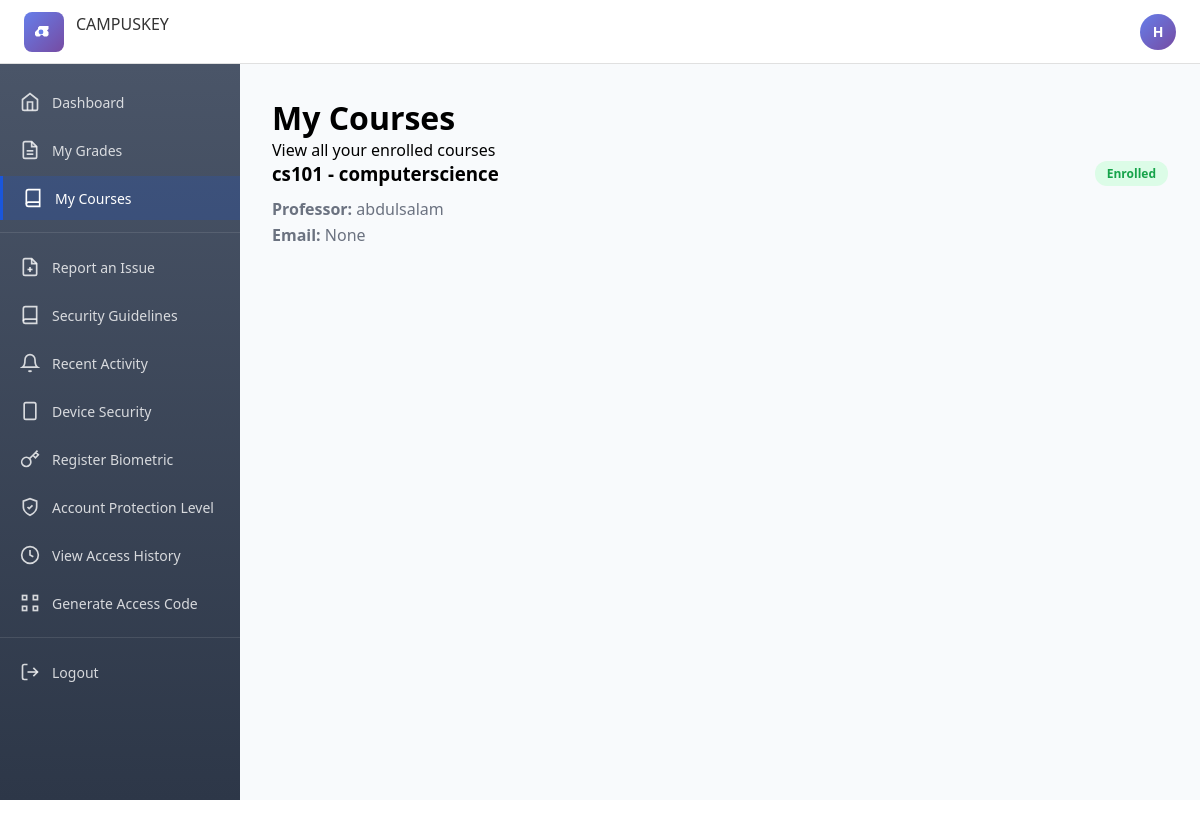
The page /student/courses (signed in) on the database its author committed.
### models.py (models this page shows, shortened)
class User(UserMixin, db.Model):
    id = db.Column(db.Integer, primary_key=True)
    username = db.Column(db.String(80), unique=True, nullable=False)
    email = db.Column(db.String(120), nullable=True)  # Optional - only for legacy/display purposes
    phone_number = db.Column(db.String(20), nullable=True)  # Phone number for SMS OTP
    role = db.Column(db.String(20), nullable=False)  # student, professor, admin
    otp_secret = db.Column(db.String(32), default=pyotp.random_base32)
    created_at = db.Column(db.DateTime, default=datetime.utcnow)

class Course(db.Model):
    id = db.Column(db.Integer, primary_key=True)
    code = db.Column(db.String(20), unique=True, nullable=False)  # e.g., "CS101"
    name = db.Column(db.String(200), nullable=False)
    professor_id = db.Column(db.Integer, db.ForeignKey('user.id'), nullable=False)
    created_at = db.Column(db.DateTime, default=datetime.utcnow)
    professor = db.relationship('User', backref=db.backref('taught_courses', lazy=True))

### app.py (the view)
@app.route('/student/courses')
@login_required
@role_required('student')
def student_courses():
    grades = Grade.query.filter_by(student_id=current_user.id).all()
    courses = [grade.course for grade in grades]
    return render_template('student_courses.html', courses=courses)

### app.py (called while the page is built)
@login_manager.user_loader
def load_user(user_id):
    return User.query.get(int(user_id))

@app.context_processor
def inject_user():
    from flask_login import current_user
    return dict(current_user=current_user)

### auth.py (called while the page is built)
def role_required(*roles):
    def decorator(func):
        from functools import wraps
        @wraps(func)
        def wrapper(*args, **kwargs):
            try:
                if not current_user or not current_user.is_authenticated:
                    abort(403)
                if current_user.role not in roles:
                    abort(403)
                return func(*args, **kwargs)
            except AttributeError:
                abort(403)
        return wrapper
    return decorator

### templates/student_courses.html (shortened to what this page needs)
{% extends "base.html" %}
{% block content %}
<div class="page-container">
    <div class="page-header">
        <h1 class="page-title">My Courses</h1>
        <p class="page-subtitle">View all your enrolled courses</p>
    </div>
    <div class="content-section">
        <div class="section-card">
            {% if courses %}
            <div class="course-list">
                {% for course in courses %}
                <div class="course-item">
                    <div class="course-header">
                        <h3>{{ course.code }} - {{ course.name }}</h3>
                        <span class="course-badge">Enrolled</span>
                    </div>
                    <div class="course-details">
                        <p><strong>Professor:</strong> {{ course.professor.username }}</p>
                        <p><strong>Email:</strong> {{ course.professor.email }}</p>
                    </div>
                </div>
                {% endfor %}
            </div>
            {% else %}
            <p>No courses enrolled yet.</p>
            {% endif %}
        </div>
    </div>
</div>
{% endblock %}

### templates/base.html (shortened to what this page needs)
<!DOCTYPE html>
<html lang="en">
<head>
    <link rel="stylesheet" href="{{ url_for('static', filename='css/style.css') }}">
</head>
<body>
    {% if current_user.is_authenticated and request.endpoint != 'login' %}
    <header class="top-header">
        <div class="header-left">
            <div class="logo-square">
            </div>
            <span class="header-title">CAMPUSKEY</span>
        </div>
        <div class="header-right">
            <div class="user-avatar">
                {{ current_user.username[0].upper() }}
            </div>
        </div>
    </header>
    <div class="app-layout">
        <aside class="sidebar">
            <nav class="sidebar-nav">
                <a href="{% if current_user.role == 'admin' %}{{ url_for('admin_dashboard') }}{% elif current_user.role == 'professor' %}{{ url_for('professor_dashboard') }}{% else %}{{ url_for('student_dashboard') }}{% endif %}" class="nav-item {% if 'dashboard' in request.endpoint %}active{% endif %}">
                    <span>Dashboard</span>
                </a>
                {% if current_user.role == 'admin' and current_user.username == 'admin' %}
                <a href="{{ url_for('admin') }}" class="nav-item {% if request.endpoint == 'admin' %}active{% endif %}">
                    <svg width="20" height="20" viewBox="0 0 24 24" fill="none" stroke="currentColor" stroke-width="2">
                        <path d="M17 21v-2a4 4 0 0 0-4-4H5a4 4 0 0 0-4 4v2"></path>
                        <circle cx="9" cy="7" r="4"></circle>
                        <path d="M23 21v-2a4 4 0 0 0-3-3.87"></path>
                        <path d="M16 3.13a4 4 0 0 1 0 7.75"></path>
                    </svg>
                    <span>Manage Users</span>
                </a>
                <a href="{{ url_for('admin_grades') }}" class="nav-item {% if request.endpoint == 'admin_grades' %}active{% endif %}">
                    <svg width="20" height="20" viewBox="0 0 24 24" fill="none" stroke="currentColor" stroke-width="2">
                        <path d="M14 2H6a2 2 0 0 0-2 2v16a2 2 0 0 0 2 2h12a2 2 0 0 0 2-2V8z"></path>
                        <polyline points="14 2 14 8 20 8"></polyline>
                        <line x1="16" y1="13" x2="8" y2="13"></line>
                        <line x1="16" y1="17" x2="8" y2="17"></line>
                    </svg>
                    <span>Grades</span>
                </a>
                <a href="{{ url_for('login_logs') }}" class="nav-item {% if request.endpoint == 'login_logs' %}active{% endif %}">
                    <svg width="20" height="20" viewBox="0 0 24 24" fill="none" stroke="currentColor" stroke-width="2">
                        <circle cx="12" cy="12" r="10"></circle>
                        <polyline points="12 6 12 12 16 14"></polyline>
                    </svg>
                    <span>Login Logs</span>
                </a>
                {% elif current_user.role == 'student' %}
                <a href="{{ url_for('student_grades') }}" class="nav-item {% if request.endpoint == 'student_grades' %}active{% endif %}">
                    <span>My Grades</span>
                </a>
                <a href="{{ url_for('student_courses') }}" class="nav-item {% if request.endpoint == 'student_courses' %}active{% endif %}">
                    <svg width="20" height="20" viewBox="0 0 24 24" fill="none" stroke="currentColor" stroke-width="2">
                        <path d="M4 19.5A2.5 2.5 0 0 1 6.5 17H20"></path>
                        <path d="M6.5 2H20v20H6.5A2.5 2.5 0 0 1 4 19.5v-15A2.5 2.5 0 0 1 6.5 2z"></path>
                    </svg>
                    <span>My Courses</span>
                </a>
                {% endif %}
                <div class="nav-divider"></div>
                <a href="{{ url_for('report_issue') }}" class="nav-item {% if request.endpoint == 'report_issue' %}active{% endif %}">
                    <span>Report an Issue</span>
                </a>
                <a href="{{ url_for('security_guidelines') }}" class="nav-item {% if request.endpoint == 'security_guidelines' %}active{% endif %}">
                    <svg width="20" height="20" viewBox="0 0 24 24" fill="none" stroke="currentColor" stroke-width="2">
                        <path d="M4 19.5A2.5 2.5 0 0 1 6.5 17H20"></path>
                        <path d="M6.5 2H20v20H6.5A2.5 2.5 0 0 1 4 19.5v-15A2.5 2.5 0 0 1 6.5 2z"></path>
                    </svg>
                    <span>Security Guidelines</span>
                </a>
                <a href="{{ url_for('recent_activity') }}" class="nav-item {% if request.endpoint == 'recent_activity' %}active{% endif %}">
                    <svg width="20" height="20" viewBox="0 0 24 24" fill="none" stroke="currentColor" stroke-width="2">
                        <path d="M18 8A6 6 0 0 0 6 8c0 7-3 9-3 9h18s-3-2-3-9"></path>
                        <path d="M13.73 21a2 2 0 0 1-3.46 0"></path>
                    </svg>
                    <span>Recent Activity</span>
                </a>
                <a href="{{ url_for('device_security') }}" class="nav-item {% if request.endpoint == 'device_security' %}active{% endif %}">
                    <svg width="20" height="20" viewBox="0 0 24 24" fill="none" stroke="currentColor" stroke-width="2">
                        <rect x="5" y="2" width="14" height="20" rx="2" ry="2"></rect>
                        <line x1="12" y1="18" x2="12.01" y2="18"></line>
                    </svg>
                    <span>Device Security</span>
                </a>
                <a href="{{ url_for('register_biometric') }}" class="nav-item {% if request.endpoint == 'register_biometric' %}active{% endif %}">
                    <svg width="20" height="20" viewBox="0 0 24 24" fill="none" stroke="currentColor" stroke-width="2">
                        <path d="M21 2l-2 2m-7.61 7.61a5.5 5.5 0 1 1-7.778 7.778 5.5 5.5 0 0 1 7.777-7.777zm0 0L15.5 7.5m0 0l3 3L22 7l-3-3m-3.5 3.5L19 4"></path>
                    </svg>
                    <span>Register Biometric</span>
                </a>
                <a href="{{ url_for('account_protection') }}" class="nav-item {% if request.endpoint == 'account_protection' %}active{% endif %}">
                    <svg width="20" height="20" viewBox="0 0 24 24" fill="none" stroke="currentColor" stroke-width="2">
                        <path d="M12 22s8-4 8-10V5l-8-3-8 3v7c0 6 8 10 8 10z"></path>
                        <polyline points="9 12 11 14 15 10"></polyline>
                    </svg>
                    <span>Account Protection Level</span>
                </a>
                <a href="{{ url_for('access_history') }}" class="nav-item {% if request.endpoint == 'access_history' %}active{% endif %}">
                    <svg width="20" height="20" viewBox="0 0 24 24" fill="none" stroke="currentColor" stroke-width="2">
                        <circle cx="12" cy="12" r="10"></circle>
                        <polyline points="12 6 12 12 16 14"></polyline>
                    </svg>
                    <span>View Access History</span>
                </a>
                <a href="{{ url_for('generate_code') }}" class="nav-item {% if request.endpoint == 'generate_code' %}active{% endif %}">
                    <span>Generate Access Code</span>
                </a>
                <div class="nav-divider"></div>
                <a href="{{ url_for('logout') }}" class="nav-item">
                    <span>Logout</span>
                </a>
            </nav>
        </aside>
        <main class="main-content">
    {% endif %}
    {% block content %}{% endblock %}
    {% if current_user.is_authenticated and request.endpoint != 'login' %}
        </main>
    </div>
    {% endif %}

### static/css/style.css (style rules this page uses)
* { margin: 0; padding: 0; box-sizing: border-box; }
body { font-family: 'Segoe UI', Tahoma, Geneva, Verdana, sans-serif; min-height: 100vh; overflow-x: hidden; }
.header-title { font-size: 28px; font-weight: 700; color: #1a56db; margin-bottom: 16px; }
.top-header { background: white; height: 64px; border-bottom: 1px solid #e0e0e0; display: flex; align-items: center; justify-content: space-between; padding: 0 24px; position: fixed; top: 0; left: 0; right: 0; z-index: 1000; }
.header-left { display: flex; align-items: center; gap: 12px; }
.logo-square { width: 40px; height: 40px; background: linear-gradient(135deg, #667eea 0%, #764ba2 100%); border-radius: 8px; display: flex; align-items: center; justify-content: center; }
.header-title { font-size: 16px; font-weight: 500; color: #333; }
.header-right { display: flex; align-items: center; gap: 8px; }
.user-avatar { width: 36px; height: 36px; border-radius: 50%; background: linear-gradient(135deg, #667eea 0%, #764ba2 100%); color: white; display: flex; align-items: center; justify-content: center; font-weight: 600; font-size: 14px; cursor: pointer; }
.app-layout { display: flex; margin-top: 64px; min-height: calc(100vh - 64px); }
.sidebar { width: 240px; background: linear-gradient(180deg, #4a5568 0%, #2d3748 100%); min-height: calc(100vh - 64px); position: fixed; left: 0; top: 64px; padding: 16px 0; }
.sidebar-nav { display: flex; flex-direction: column; gap: 4px; }
.nav-item { display: flex; align-items: center; gap: 12px; padding: 12px 20px; color: rgba(255, 255, 255, 0.8); text-decoration: none; transition: all 0.2s; font-size: 14px; }
.nav-item.active { background: rgba(26, 86, 219, 0.2); color: white; border-left: 3px solid #1a56db; }
.nav-item svg { width: 20px; height: 20px; }
.nav-divider { height: 1px; background: rgba(255, 255, 255, 0.1); margin: 8px 0; }
.main-content { margin-left: 240px; flex: 1; background: #f8fafc; padding: 32px; min-height: calc(100vh - 64px); }

### templates/student_courses.html (style rules this page uses)
.course-header { display: flex; justify-content: space-between; align-items: center; margin-bottom: 12px; }
.course-badge { padding: 4px 12px; background: #dcfce7; color: #16a34a; border-radius: 12px; font-size: 12px; font-weight: 600; }
.course-details p { margin: 4px 0; color: #6b7280; }

### rows shown on the page
User: username "H"
Course: code "cs101", name "computerscience", professor.username "abdulsalam", professor.email "None"
